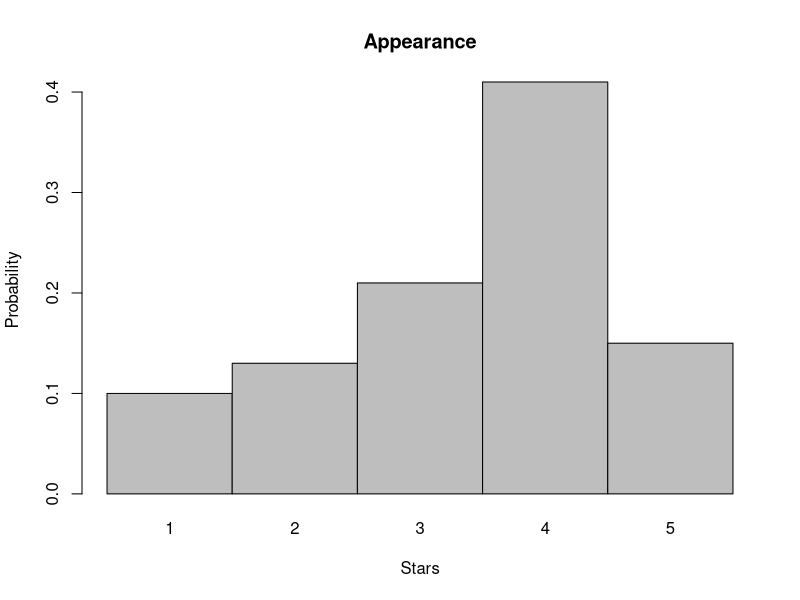

The R script that drew this image:
#a ----
#i realization of a random variable. - Discrete quantity
#ii Random variable - DIscrete quantity
#iii Random Variable - discrete quantity
#iv random variable - continuous quantity
#v realization - Discrete quantity
#vi random variable - Continuous quantity
#b ----
b.outcomes <-c(1,2,3,4,5)
b.prob<-c(0.1,0.13,0.21,0.41,0.15)

#i
x<-1-.1-.13-.21-.15
# x is 0.41

#ii
b.probsum<- cumsum(b.prob)

#iii
b.mean<-sum(b.outcomes*b.prob)

#iv the variance
b.var<- sum(((b.outcomes-b.mean)^2)*b.prob)

#v Pr(S<=3)
b.probatleast3<-sum(b.prob[1:3])





#vi
b.appearance<-barplot(b.prob,
                      
                      
                      
                      
                      names.arg = b.outcomes,
                      space=0,
                      main="Appearance",
                      xlab="Stars",
                      ylab="Probability")

#The probability is unimodal, skewed to the left
#C ----
#i
functionf <- function(w) {
      #  (w-40)/625 if 40<=w<=65
      #  (90-w)/625 if 65<w<=90
      #  0 if anything else

      answer <- rep(0, length(w))
      w.lower <- w >= 40 & w <= 65
      w.upper <- w > 65 & w < 90

      answer[w.lower] <- (w[w.lower] - 40) / 625
      answer[w.upper] <- (90 - w[w.upper]) / 625

      return(answer)
}
#ii
FunctionF <- function(w) {
      #w<40 <- 0
      #40<=x<=65 <- (w^2-80*w+1600)/1250
      #65<x<=90 <- (180*w-w^2-6850)/1250
      #else is 1

      answer <- rep(0, length(w))
      w.lower <- w >= 40 & w <= 65
      w.upper <- w > 65 & w <= 90
      w.uppest <- w > 90

      answer[w.lower] <- (w[w.lower] ^ 2 - 80 * w[w.lower] + 1600) / 1250
      answer[w.upper] <- (180 * w[w.upper] - w[w.upper] ^ 2 - 6850) / 1250
      answer[w.uppest] <- 1

      return(answer)
      #test
      #return.15.6(c(12,45,70,100))
}

#iii
functionf(55.2)
FunctionF(55.2)

#iv

1 - FunctionF(60)

#v
FunctionF(76.89) - FunctionF(60.3)


#d ----
#i Bimodal, symetric
#ii TRimodal, assymetric,skewed
#iii Unimodal, Symetric
#iv Unimodal, Skewed
